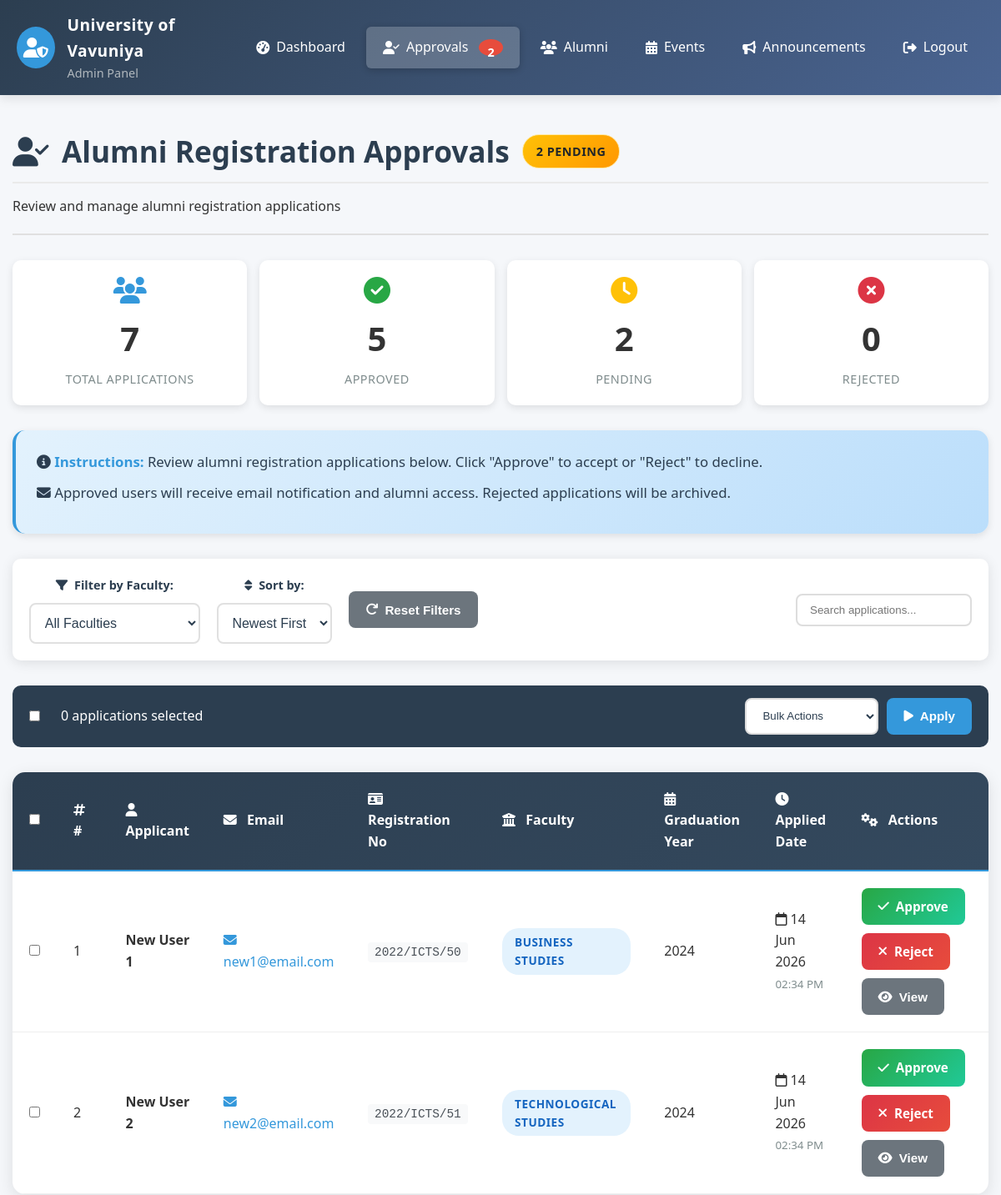
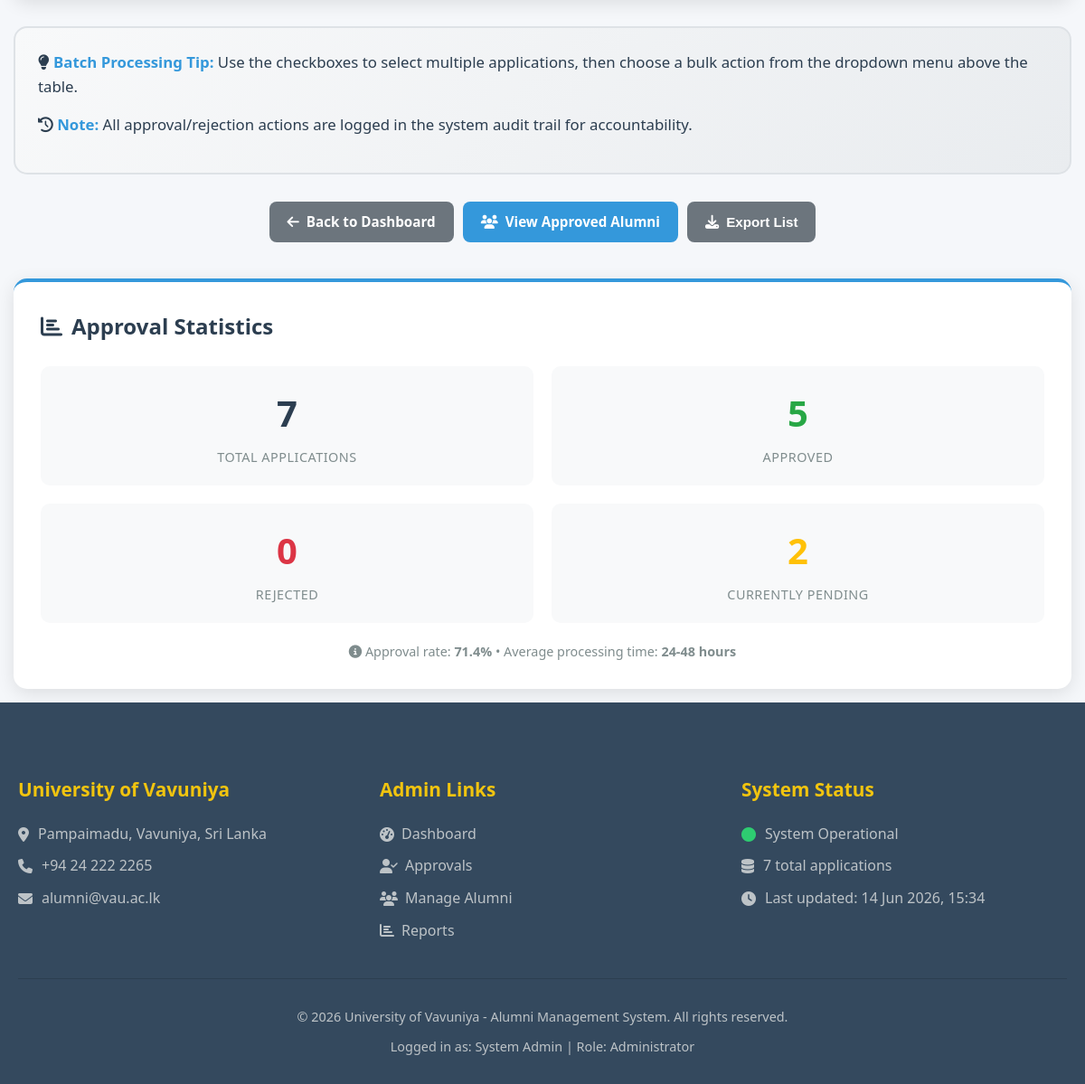
Page /admin/approvals.php (signed in) on the committed database (2 pictures, top to bottom).
### tables this page shows
CREATE TABLE users (
    id INT PRIMARY KEY AUTO_INCREMENT,
    reg_no VARCHAR(20) UNIQUE,
    name VARCHAR(100) NOT NULL,
    email VARCHAR(100) UNIQUE NOT NULL,
    password VARCHAR(255) NOT NULL,
    graduation_year INT,
    faculty ENUM('Technological Studies', 'Applied Science', 'Business Studies'),
    current_job VARCHAR(100),
    company VARCHAR(100),
    phone VARCHAR(15),
    role ENUM('public', 'alumni', 'admin') DEFAULT 'public',
    status ENUM('pending', 'approved', 'rejected') DEFAULT 'pending',
    created_at TIMESTAMP DEFAULT CURRENT_TIMESTAMP
);

### admin/approvals.php (the view, shortened to what this page needs)
<?php
include '../config/db.php';
$admin_name = $_SESSION['admin_name'] ?? 'Administrator';
$sql = "SELECT * FROM users WHERE status='pending' ORDER BY created_at DESC";
$result = $conn->query($sql);
$pending_count = $result->num_rows;
$total_sql = "SELECT
    COUNT(*) as total,
    SUM(CASE WHEN status='approved' THEN 1 ELSE 0 END) as approved,
    SUM(CASE WHEN status='rejected' THEN 1 ELSE 0 END) as rejected,
    SUM(CASE WHEN status='pending' THEN 1 ELSE 0 END) as pending
    FROM users WHERE role='alumni'";
$stats_result = $conn->query($total_sql);
$stats = $stats_result->fetch_assoc();
?>
<!DOCTYPE html>
<html lang="en">
<head>
    <link rel="stylesheet" href="../css/style.css">
    <link rel="stylesheet" href="../css/admin_approvals.css">
    <link rel="stylesheet" href="https://cdnjs.cloudflare.com/ajax/libs/font-awesome/6.4.0/css/all.min.css">
</head>
<body>
    <nav class="navbar">
        <div class="nav-container">
            <div class="nav-brand">
                <div class="logo-placeholder">
                    <i class="fas fa-user-shield"></i>
                </div>
                <div class="nav-title">
                    <span class="university-name">University of Vavuniya</span>
                    <span class="system-name">Admin Panel</span>
                </div>
            </div>
            <div class="nav-links">
                <a href="dashboard.php"><i class="fas fa-tachometer-alt"></i> Dashboard</a>
                <a href="approvals.php" class="active">
                    <i class="fas fa-user-check"></i> Approvals
                    <?php if($pending_count > 0): ?>
                        <span class="count-badge"><?php echo $pending_count; ?></span>
                    <?php endif; ?>
                </a>
                <a href="manage_users.php"><i class="fas fa-users"></i> Alumni</a>
                <a href="manage_events.php"><i class="fas fa-calendar-alt"></i> Events</a>
                <a href="manage_announcements.php"><i class="fas fa-bullhorn"></i> Announcements</a>
                <a href="../logout.php"><i class="fas fa-sign-out-alt"></i> Logout</a>
            </div>
        </div>
    </nav>
    <div class="approvals-container">
        <header class="approvals-header">
            <h2>
                <i class="fas fa-user-check"></i> Alumni Registration Approvals
                <?php if($pending_count > 0): ?>
                    <span class="status-badge status-pending"><?php echo $pending_count; ?> Pending</span>
                <?php endif; ?>
            </h2>
            <p class="admin-subtitle">Review and manage alumni registration applications</p>
        </header>
        <div class="quick-stats">
            <div class="quick-stat total">
                <i class="fas fa-users"></i>
                <div class="stat-value"><?php echo $stats['total']; ?></div>
                <div class="stat-label">Total Applications</div>
            </div>
            <div class="quick-stat approved">
                <i class="fas fa-check-circle"></i>
                <div class="stat-value"><?php echo $stats['approved']; ?></div>
                <div class="stat-label">Approved</div>
            </div>
            <div class="quick-stat pending">
                <i class="fas fa-clock"></i>
                <div class="stat-value"><?php echo $stats['pending']; ?></div>
                <div class="stat-label">Pending</div>
            </div>
            <div class="quick-stat rejected">
                <i class="fas fa-times-circle"></i>
                <div class="stat-value"><?php echo $stats['rejected']; ?></div>
                <div class="stat-label">Rejected</div>
            </div>
        </div>
        <div class="application-info">
            <p><i class="fas fa-info-circle"></i> <strong>Instructions:</strong> Review alumni registration applications below. Click "Approve" to accept or "Reject" to decline.</p>
            <p><i class="fas fa-envelope"></i> Approved users will receive email notification and alumni access. Rejected applications will be archived.</p>
        </div>
        <div class="filter-bar">
            <div class="filter-group">
                <label for="filter-faculty"><i class="fas fa-filter"></i> Filter by Faculty:</label>
                <select id="filter-faculty" class="filter-select">
                    <option value="all">All Faculties</option>
                </select>
            </div>
            <div class="filter-group">
                <label for="sort-by"><i class="fas fa-sort"></i> Sort by:</label>
                <select id="sort-by" class="filter-select">
                    <option value="newest">Newest First</option>
                </select>
            </div>
            <button class="btn btn-secondary" onclick="resetFilters()">
                <i class="fas fa-redo"></i> Reset Filters
            </button>
        </div>
        <form method="POST" id="bulk-form" class="bulk-actions-bar">
            <div class="selected-count">
                <input type="checkbox" id="select-all" class="bulk-select-all">
                <span id="selected-count">0 applications selected</span>
            </div>
            <div class="bulk-actions-buttons">
                <select name="bulk_action" class="filter-select" style="min-width: 150px;" required>
                    <option value="">Bulk Actions</option>
                </select>
                <button type="submit" class="btn btn-primary" onclick="return confirmBulkAction()">
                    <i class="fas fa-play"></i> Apply
                </button>
            </div>
        </form>
        <?php if($result->num_rows > 0): ?>
            <div class="approvals-table-container">
                <table class="approvals-table">
                    <thead>
                        <tr>
                            <th><input type="checkbox" id="select-all-table"></th>
                            <th><i class="fas fa-hashtag"></i> #</th>
                            <th><i class="fas fa-user"></i> Applicant</th>
                            <th><i class="fas fa-envelope"></i> Email</th>
                            <th><i class="fas fa-id-card"></i> Registration No</th>
                            <th><i class="fas fa-university"></i> Faculty</th>
                            <th><i class="fas fa-calendar-alt"></i> Graduation Year</th>
                            <th><i class="fas fa-clock"></i> Applied Date</th>
                            <th><i class="fas fa-cogs"></i> Actions</th>
                        </tr>
                    </thead>
                    <tbody>
                        <?php
                        $counter = 1;
                        while($row = $result->fetch_assoc()):
                            $faculty_class = strtolower(str_replace(' ', '-', $row['faculty']));
                        ?>
                            <tr class="application-row" data-faculty="<?php echo htmlspecialchars($row['faculty']); ?>">
                                <td>
                                    <input type="checkbox" name="selected_users[]" value="<?php echo $row['id']; ?>" class="user-checkbox">
                                </td>
                                <td><?php echo $counter++; ?></td>
                                <td>
                                    <strong><?php echo htmlspecialchars($row['name']); ?></strong>
                                </td>
                                <td>
                                    <a href="mailto:<?php echo htmlspecialchars($row['email']); ?>" class="text-primary">
                                        <i class="fas fa-envelope"></i> <?php echo htmlspecialchars($row['email']); ?>
                                    </a>
                                </td>
                                <td><code class="reg-no"><?php echo htmlspecialchars($row['reg_no']); ?></code></td>
                                <td>
                                    <span class="faculty-badge <?php echo $faculty_class; ?>">
                                        <?php echo htmlspecialchars($row['faculty']); ?>
                                    </span>
                                </td>
                                <td><?php echo htmlspecialchars($row['graduation_year']); ?></td>
                                <td>
                                    <i class="far fa-calendar"></i> <?php echo date('d M Y', strtotime($row['created_at'])); ?><br>
                                    <small class="text-muted"><?php echo date('h:i A', strtotime($row['created_at'])); ?></small>
                                </td>
                                <td>
                                    <div class="action-buttons">
                                        <a href="?approve=<?php echo $row['id']; ?>"
                                           class="btn btn-success"
                                           onclick="return confirm('Approve <?php echo addslashes($row['name']); ?>?\n\nThis will grant alumni access.')"
                                           title="Approve Application">
                                            <i class="fas fa-check"></i> Approve
                                        </a>
                                        <a href="?reject=<?php echo $row['id']; ?>"
                                           class="btn btn-danger"
                                           onclick="return confirm('Reject <?php echo addslashes($row['name']); ?>?\n\nThis will deny alumni access.')"
                                           title="Reject Application">
                                            <i class="fas fa-times"></i> Reject
                                        </a>
                                        <button type="button" class="btn btn-secondary" onclick="viewDetails(<?php echo $row['id']; ?>, '<?php echo addslashes($row['name']); ?>')"
                                                title="View Details">
                                            <i class="fas fa-eye"></i> View
                                        </button>
                                    </div>
                                </td>
                            </tr>
                        <?php endwhile; ?>
                    </tbody>
                </table>
            </div>
            <div class="batch-actions">
                <p><i class="fas fa-lightbulb"></i> <strong>Batch Processing Tip:</strong> Use the checkboxes to select multiple applications, then choose a bulk action from the dropdown menu above the table.</p>
                <p><i class="fas fa-history"></i> <strong>Note:</strong> All approval/rejection actions are logged in the system audit trail for accountability.</p>
            </div>
        <?php endif; ?>
        <div class="action-buttons" style="margin-top: 30px; justify-content: center;">
            <a href="dashboard.php" class="btn btn-secondary">
                <i class="fas fa-arrow-left"></i> Back to Dashboard
            </a>
            <a href="manage_users.php" class="btn btn-primary">
                <i class="fas fa-users"></i> View Approved Alumni
            </a>
            <button type="button" class="btn btn-secondary" onclick="exportApprovals()">
                <i class="fas fa-download"></i> Export List
            </button>
        </div>
        <div class="stats-info">
            <h4><i class="fas fa-chart-bar"></i> Approval Statistics</h4>
            <div class="stats-grid">
                <div class="stat-item total">
                    <div class="stat-value"><?php echo $stats['total']; ?></div>
                    <div class="stat-label">Total Applications</div>
                </div>
                <div class="stat-item approved">
                    <div class="stat-value"><?php echo $stats['approved']; ?></div>
                    <div class="stat-label">Approved</div>
                </div>
                <div class="stat-item rejected">
                    <div class="stat-value"><?php echo $stats['rejected']; ?></div>
                    <div class="stat-label">Rejected</div>
                </div>
                <div class="stat-item pending">
                    <div class="stat-value"><?php echo $stats['pending']; ?></div>
                    <div class="stat-label">Currently Pending</div>
                </div>
            </div>
            <div style="text-align: center; margin-top: 20px;">
                <p style="color: #7f8c8d; font-size: 0.9rem;">
                    <i class="fas fa-info-circle"></i> Approval rate:
                    <strong><?php echo $stats['total'] > 0 ? round(($stats['approved'] / $stats['total']) * 100, 1) : 0; ?>%</strong>
                    • Average processing time: <strong>24-48 hours</strong>
                </p>
            </div>
        </div>
    </div>
    <footer class="main-footer">
        <div class="footer-content">
            <div class="footer-column">
                <h3>University of Vavuniya</h3>
                <p><i class="fas fa-map-marker-alt"></i> Pampaimadu, Vavuniya, Sri Lanka</p>
                <p><i class="fas fa-phone"></i> +94 24 222 2265</p>
                <p><i class="fas fa-envelope"></i> alumni@vau.ac.lk</p>
            </div>
            <div class="footer-column">
                <h3>Admin Links</h3>
                <ul class="footer-links">
                    <li><a href="dashboard.php"><i class="fas fa-tachometer-alt"></i> Dashboard</a></li>
                    <li><a href="approvals.php"><i class="fas fa-user-check"></i> Approvals</a></li>
                    <li><a href="manage_users.php"><i class="fas fa-users"></i> Manage Alumni</a></li>
                    <li><a href="reports.php"><i class="fas fa-chart-bar"></i> Reports</a></li>
                </ul>
            </div>
            <div class="footer-column">
                <h3>System Status</h3>
                <p><i class="fas fa-circle" style="color: #2ecc71;"></i> System Operational</p>
                <p><i class="fas fa-database"></i> <?php echo $stats['total']; ?> total applications</p>
                <p><i class="fas fa-clock"></i> Last updated: <?php echo date('d M Y, H:i'); ?></p>
            </div>
        </div>
        <div class="footer-bottom">
            <p>&copy; <?php echo date('Y'); ?> University of Vavuniya - Alumni Management System. All rights reserved.</p>
            <p>Logged in as: <?php echo htmlspecialchars($admin_name); ?> | Role: Administrator</p>
        </div>
    </footer>
</body>
</html>

### rows in the picture
users: name "New User 1", email "new1@email.com", reg_no "2022/ICTS/50", faculty "BUSINESS STUDIES", graduation_year "2024", created_at "14 Jun 2026", created_at "02:34 PM"
users: name "New User 2", email "new2@email.com", reg_no "2022/ICTS/51", faculty "TECHNOLOGICAL STUDIES", graduation_year "2024", created_at "14 Jun 2026", created_at "02:34 PM"

### other values in the picture
$pending_count "2"
$stats['total'] "7"
$stats['approved'] "5"
$stats['pending'] "2"
$stats['rejected'] "0"
$admin_name "System Admin"
